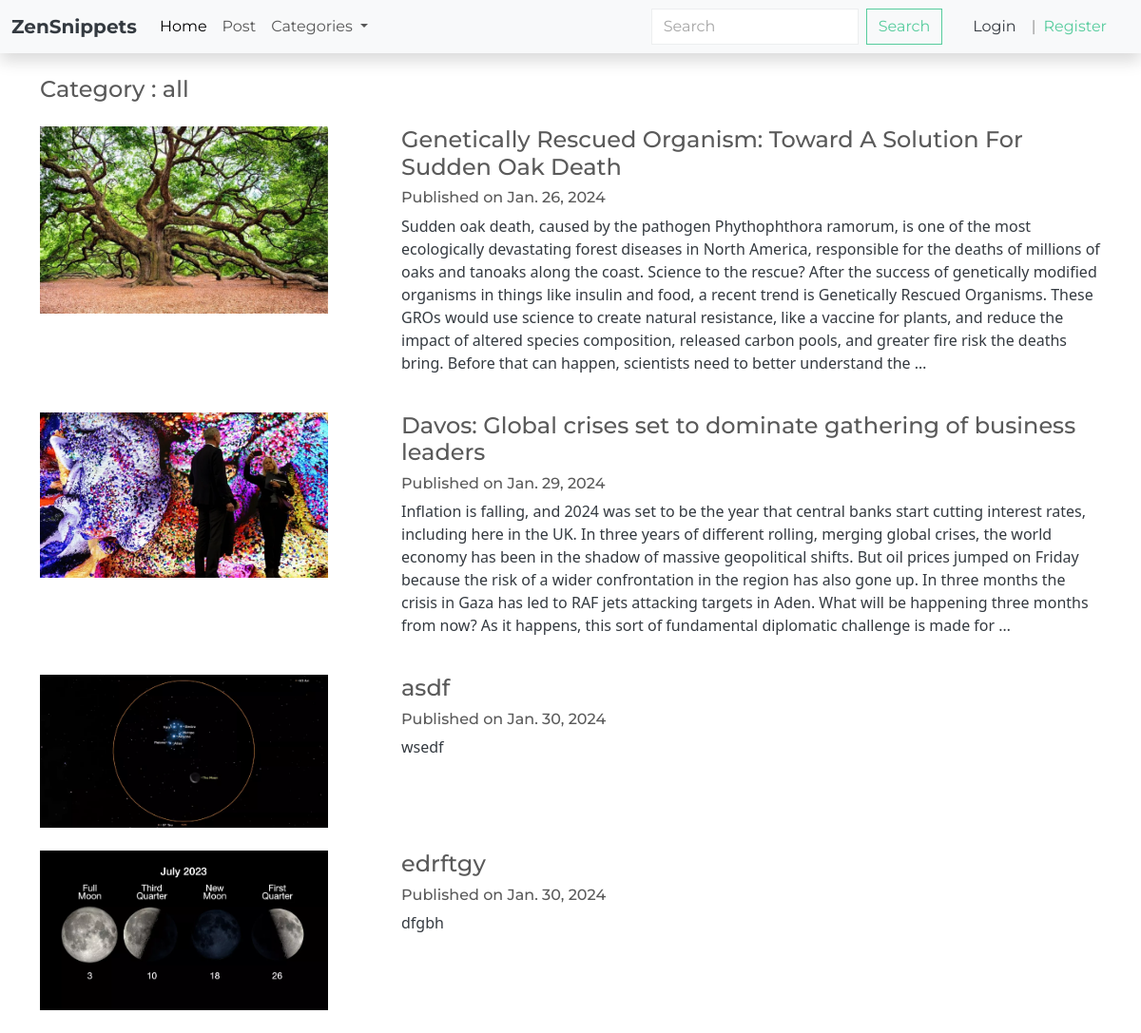
The page /article/category/0/ on the database its author committed.
### article/models.py (models this page shows, shortened)
class Article(models.Model):
    category = models.ForeignKey(Category, on_delete = models.CASCADE, default = 1 )
    title = models.CharField(max_length=100)
    content = models.TextField(max_length = 2000)
    img = models.ImageField(upload_to='article_images/', default= 'default_img.jpg')
    pub_date = models.DateField(auto_now= True)

### article/views.py (the view, shortened to what this page needs)
# urls.py: path('article/category/<int:pk>/', categorised_article, name='categorised_article'),
def categorised_article(request, pk):
    if pk == 0:
        articles = Article.objects.all()
        context = {
            'articles': articles,
            'category' : 'all'
            }
    return render(request, 'article/categorised_article.html', context)

### article/models.py (called while the page is built)
    def __str__(self):
        return self.name

### article/views.py (called while the page is built)
def categories(request):
    categories = Category.objects.all()
    return {
        'categories': categories,
    }

### article/templates/article/categorised_article.html
{% extends "base.html" %}
{% block content %}
<div class="container">
    <h4 class='my-4'>Category : {{category}}</h4>
    <div class="">
        {% for article in articles %}
            <a class="row text-decoration-none text-dark my-4" href="{% url "article:single_article" article.id %}">
                <div class="image col-4">
                    <img style="width:85%" src="{{article.img.url}}" alt="">
                </div>
                <div class="contents col-8">
                    <h4>{{article.title}}</h4>
                    <h6>Published on {{ article.pub_date }}</h6>
                    <p>{{article.content | truncatewords:100 }}</p>
                </div>
            </a>
        {% endfor %}
    </div>
</div>
{% endblock content %}

### rows shown on the page
Article: img (picture), title "Genetically Rescued Organism: Toward A Solution For Sudden Oak Death", pub_date "Jan. 26, 2024", content "Sudden oak death, caused by the pathogen Phythophthora ramorum, is one of the most ecologically devastating forest diseases in North America, responsible for the deaths of millions of oaks and tanoaks along the coast. Science to the rescue? After the success of genetically modified organisms in things like insulin and food, a recent trend is Genetically Rescued Organisms. These GROs would use science to create natural resistance, like a vaccine for plants, and reduce the impact of altered species composition, released carbon pools, and greater fire risk the deaths bring. Before that can happen, scientists need to better understand the …"
Article: img (picture), title "Davos: Global crises set to dominate gathering of business leaders", pub_date "Jan. 29, 2024", content "Inflation is falling, and 2024 was set to be the year that central banks start cutting interest rates, including here in the UK. In three years of different rolling, merging global crises, the world economy has been in the shadow of massive geopolitical shifts. But oil prices jumped on Friday because the risk of a wider confrontation in the region has also gone up. In three months the crisis in Gaza has led to RAF jets attacking targets in Aden. What will be happening three months from now? As it happens, this sort of fundamental diplomatic challenge is made for …"
Article: img (picture), title "asdf", pub_date "Jan. 30, 2024", content "wsedf"
Article: img (picture), title "edrftgy", pub_date "Jan. 30, 2024", content "dfgbh"

### other values the page prints
{{ category }} "all"
